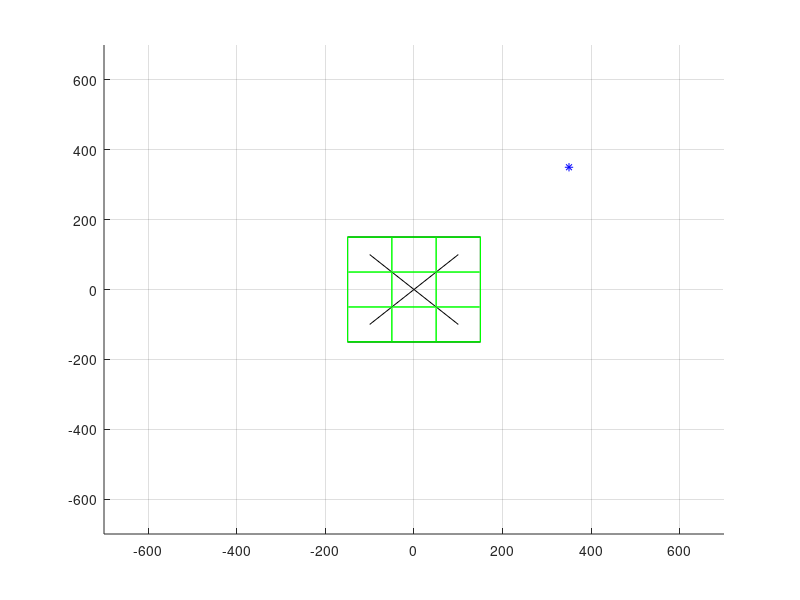

Recreate this plot in MATLAB.
clear;
clc;
cla reset;

% Cube settings
rubikDim = 3;
cubeW = 100;

% Code
hold on;

% Draw visual help
ejesX = [[1, -1]; [1, -1]; [0, 0]];
ejesY = [[1, -1]; [-1, 1]; [0, 0]];
ejesZ = [[0,  0]; [0,  0]; [sqrt(2), -sqrt(2)]];
for x = 1:3
    plot3(ejesX(x, :) .* cubeW, ejesY(x, :) .* cubeW, ejesZ(x, :) .* cubeW, "k-");
end

% draw Cube border
pieces = [-rubikDim / 2, rubikDim / 2] .* cubeW;
for p1 = pieces
    for p2 = pieces
        plot3([p1, p1], [p2, p2], pieces, "k")
        plot3([p1, p1], pieces, [p2, p2], "k")
        plot3(pieces, [p1, p1], [p2, p2], "k")
    end
end

m = 0.5 : rubikDim / 2;
for p1 = pieces
    for mm = m
        pieces2 = [-1, 1] .* (mm * cubeW);
        for p2 = pieces2
            plot3([p1, p1], [p2, p2], pieces, "g")
            plot3([p2, p2], [p1, p1], pieces, "g")
            plot3([p1, p1], pieces, [p2, p2], "g")
            plot3([p2, p2], pieces, [p1, p1], "g")
            plot3(pieces, [p1, p1], [p2, p2], "g")
            plot3(pieces, [p2, p2], [p1, p1], "g")
        end
    end
end




% Camera
ampli = 700;
angX = 0.25 * pi;
angZ = 0.25 * pi;

trueIncX = 0;
trueIncZ = 0;

camX =  ampli * cos(angX + trueIncX) * sin(angZ + trueIncZ);
camY =  ampli * sin(angX + trueIncX) * sin(angZ + trueIncZ);
camZ =  ampli * cos(angZ + trueIncZ);

% [camX, camY, camZ]
p = plot3(camX, camY, camZ, "b*");

mult = 1;
axis([-ampli * mult, ampli * mult, -ampli * mult, ampli * mult, -ampli * mult, ampli * mult])
hold off;
grid;
